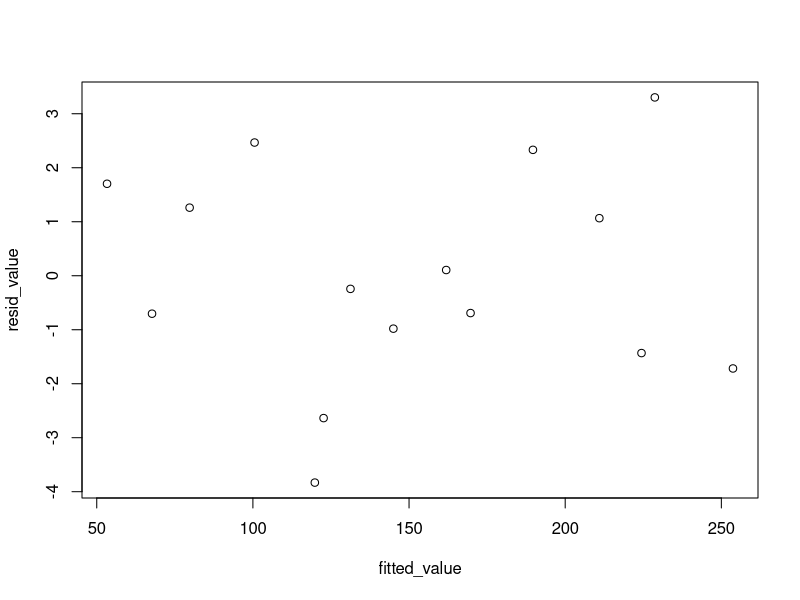

This chart was generated by the following R code:
# 设置工作路径
setwd("D:\\softwares\\applied statistics\\rcodelearning\\chap5\\sourcecode")
# 样本
y <- c(
    162, 120, 223, 131, 67, 169, 81, 192, 116, 55,
    252, 232, 144, 103, 212
)
x1 <- c(
    274, 180, 375, 205, 86, 265, 98, 330, 195, 53,
    430, 372, 236, 157, 370
)
x2 <- c(
    2450, 3250, 3802, 2838, 2347, 3782, 3008, 2450,
    2137, 2560, 4020, 4427, 2660, 2088, 2605
)
# 合并为dataframe
sales <- data.frame(y, x1, x2)
# 线性回归拟合
lmod <- lm(
    y ~ x1 + x2, # 默认有截距项
    data = sales
)
# 提取残差
resid_value <- residuals(lmod)
# 提取拟合值
fitted_value <- fitted.values(lmod)
# 开始绘图
dev.new()
# 保存文件
pdf("../codeimage/code2.pdf")
# 散点图
plot(resid_value ~ fitted_value)
# 关闭图形
dev.off()
# 关闭文件
dev.off()
# 保存工作空间
save.image("R14.RData")
